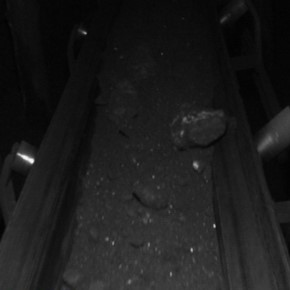
#> input picture 低光照图像增强算法/resuorse/low_light_image4.jpg, 290 x 290 px, found by its file name
$ python Gamma_transform.py
#> lines starting #> are read from the running program, lines starting #| are printed output that depends on the picture
"""
File: Gamma_transform.py
Author: CUMT-Muzihao
Date: 2024/04/12
Description:伽马变换实现亮度增强
"""
import numpy as np
import matplotlib.pyplot as plt
import cv2

img = cv2.imread('../low_light_image4.jpg')
#> img is the input picture: shape (290, 290, 3); mean B, G, R 27.6, 27.6, 27.6
img = img.astype(np.float32) / 255.0


def gamma_correction(image, gamma_):
#> called with gamma_ = 0.3
    return np.power(image, gamma_)
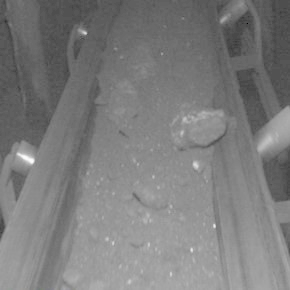
#> returned value: shape (290, 290, 3) float32; mean of channels 0, 1, 2 0.491, 0.491, 0.491; drawn as B, G, R


gamma = 0.3
img_gamma = gamma_correction(img, gamma)

plt.subplot(1, 2, 1)
plt.imshow(cv2.cvtColor(img, cv2.COLOR_BGR2RGB))
plt.title('原图像', fontdict={'family': 'KaiTi', 'size': 10})

plt.subplot(1, 2, 2)
plt.imshow(cv2.cvtColor(img_gamma, cv2.COLOR_BGR2RGB))
plt.title('伽马变换后图像', fontdict={'family': 'KaiTi', 'size': 10})
cv2.imwrite('low_light_image4_4.jpg', img_gamma*255, [cv2.IMWRITE_PNG_COMPRESSION, 2])
plt.show()
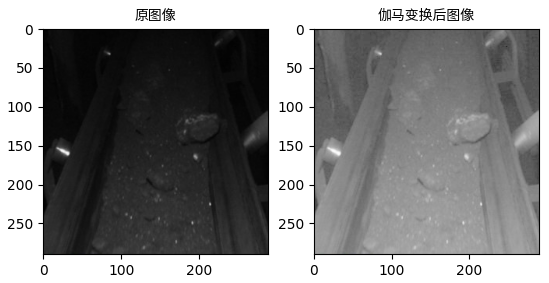
#> figure drawn by matplotlib, 2 panels

$ run again, with 低光照图像增强算法/resuorse/low_light_image1.jpg copied over 低光照图像增强算法/resuorse/low_light_image4.jpg
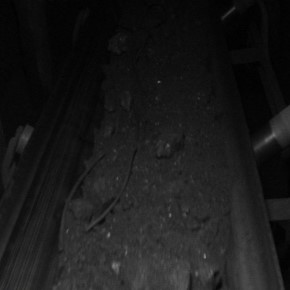
#> input picture 低光照图像增强算法/resuorse/low_light_image1.jpg, 290 x 290 px, found by its file name
#> img is the input picture: shape (290, 290, 3); mean B, G, R 25.6, 25.6, 25.6
#> in gamma_correction, `return np.power(image, gamma_)`:
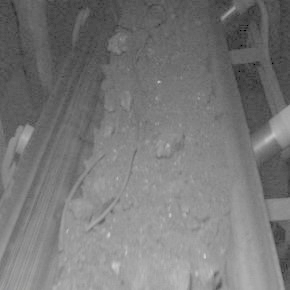
#> returned value: shape (290, 290, 3) float32; mean of channels 0, 1, 2 0.472, 0.472, 0.472; drawn as B, G, R
#> `plt.show()`:
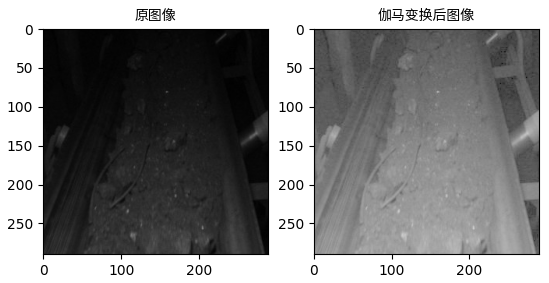
#> figure drawn by matplotlib, 2 panels

$ run again, with 低光照图像增强算法/resuorse/low_light_image2.jpg copied over 低光照图像增强算法/resuorse/low_light_image4.jpg
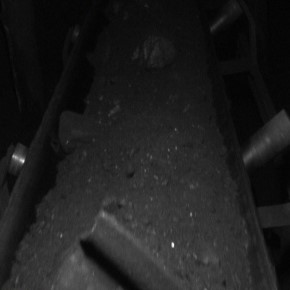
#> input picture 低光照图像增强算法/resuorse/low_light_image2.jpg, 290 x 290 px, found by its file name
#> img is the input picture: shape (290, 290, 3); mean B, G, R 30.2, 30.2, 30.2
#> in gamma_correction, `return np.power(image, gamma_)`:
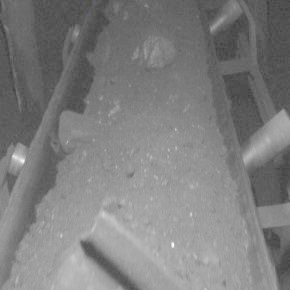
#> returned value: shape (290, 290, 3) float32; mean of channels 0, 1, 2 0.498, 0.498, 0.498; drawn as B, G, R
#> `plt.show()`:
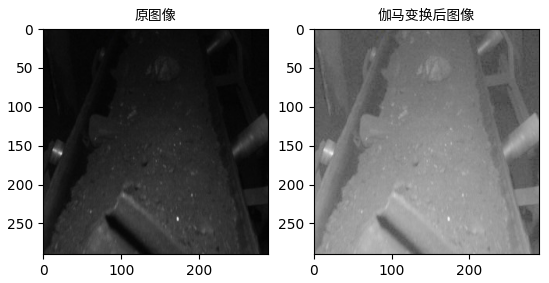
#> figure drawn by matplotlib, 2 panels

$ run again, with 低光照图像增强算法/resuorse/low_light_image3.jpg copied over 低光照图像增强算法/resuorse/low_light_image4.jpg
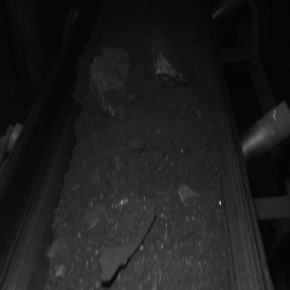
#> input picture 低光照图像增强算法/resuorse/low_light_image3.jpg, 290 x 290 px, found by its file name
#> img is the input picture: shape (290, 290, 3); mean B, G, R 29.5, 29.5, 29.5
#> in gamma_correction, `return np.power(image, gamma_)`:
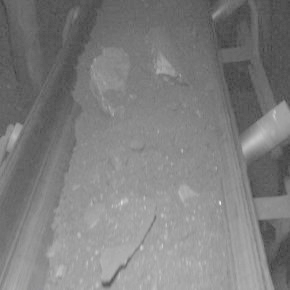
#> returned value: shape (290, 290, 3) float32; mean of channels 0, 1, 2 0.498, 0.498, 0.498; drawn as B, G, R
#> `plt.show()`:
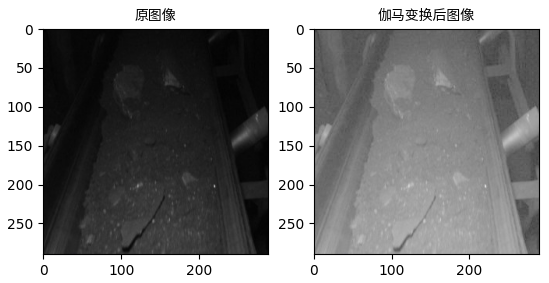
#> figure drawn by matplotlib, 2 panels
